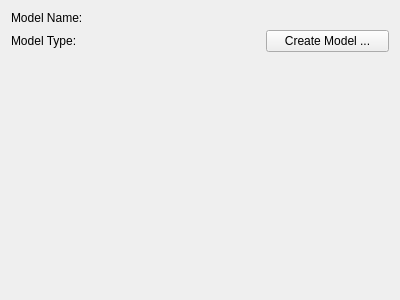
<?xml version="1.0" encoding="UTF-8"?>
<ui version="4.0">
 <class>svModelEdit</class>
 <widget class="QWidget" name="svModelEdit">
  <property name="geometry">
   <rect>
    <x>0</x>
    <y>0</y>
    <width>400</width>
    <height>300</height>
   </rect>
  </property>
  <property name="windowTitle">
   <string>Form</string>
  </property>
  <layout class="QVBoxLayout" name="verticalLayout">
   <item>
    <widget class="QWidget" name="widget" native="true">
     <layout class="QGridLayout" name="gridLayout">
      <property name="leftMargin">
       <number>0</number>
      </property>
      <property name="topMargin">
       <number>0</number>
      </property>
      <property name="rightMargin">
       <number>0</number>
      </property>
      <property name="bottomMargin">
       <number>0</number>
      </property>
      <property name="spacing">
       <number>5</number>
      </property>
      <item row="1" column="1">
       <widget class="QLabel" name="labelModelType">
        <property name="text">
         <string/>
        </property>
       </widget>
      </item>
      <item row="1" column="0">
       <widget class="QLabel" name="label_2">
        <property name="text">
         <string>Model Type:</string>
        </property>
       </widget>
      </item>
      <item row="0" column="0">
       <widget class="QLabel" name="label">
        <property name="text">
         <string>Model Name: </string>
        </property>
       </widget>
      </item>
      <item row="0" column="1">
       <widget class="QLabel" name="labelModelName">
        <property name="text">
         <string/>
        </property>
       </widget>
      </item>
      <item row="1" column="2">
       <widget class="QPushButton" name="btnUpdateModel">
        <property name="text">
         <string>Create Model ...</string>
        </property>
       </widget>
      </item>
     </layout>
    </widget>
   </item>
   <item>
    <spacer name="verticalSpacer">
     <property name="orientation">
      <enum>Qt::Vertical</enum>
     </property>
     <property name="sizeHint" stdset="0">
      <size>
       <width>20</width>
       <height>40</height>
      </size>
     </property>
    </spacer>
   </item>
  </layout>
 </widget>
 <resources/>
 <connections/>
</ui>
